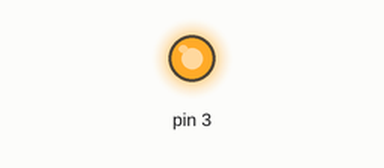
This sketch was run on a simulated Arduino Uno, built with avr-gcc and run on an emulated ATmega328P. On the bench: output pins drawn as LEDs (lit = HIGH).

Above: at 2.0 s.
At 5.5 s:
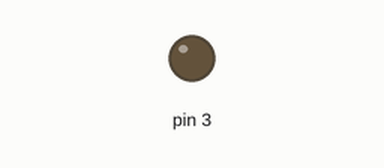
Timing chart, 0 to 9.1 s (numbered marks = the images above):
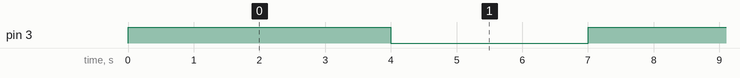

The sketch:

Project_16.1_Small_Fan.ino
```cpp
//**********************************************************************************
/*
Keyestudio 2021 stater kit
Project 16.1
Small_Fan
http//www.keyestudio.com
*/
// when the rest button is pressed or power up the control board, the set function executes once
void setup() {
  // the digital 3 is taken as the OUTPUT
  pinMode(3, OUTPUT);
}

//the loop function repeats over and over again
void loop() {
  digitalWrite(3, HIGH);   // turn on the motor(HIGH)
  delay(4000);              // delay in 4s
  digitalWrite(3, LOW);    // lower the voltage, turn off the motor
  delay(3000);              // delay in 3s
}
//**********************************************************************************
```

Measured:
- by itself, pin 3: alternates HIGH for 4.0 s and LOW for 3.0 s
